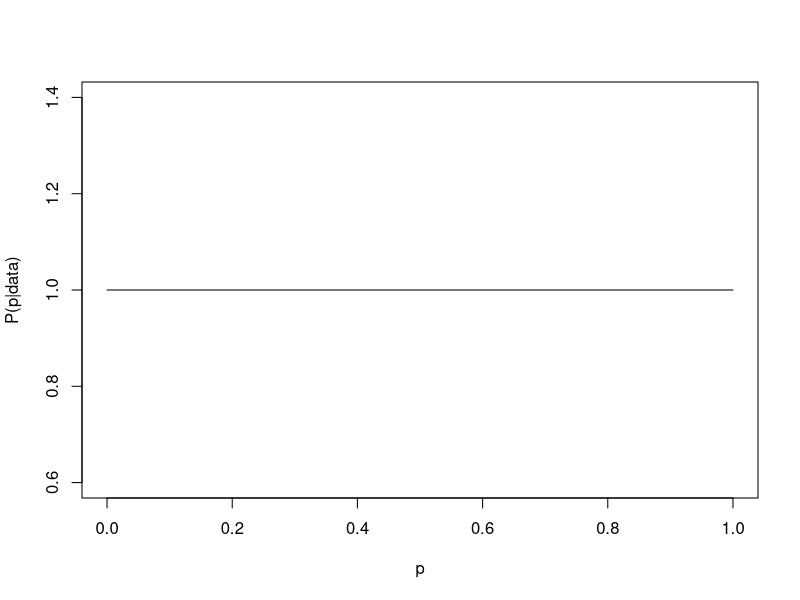
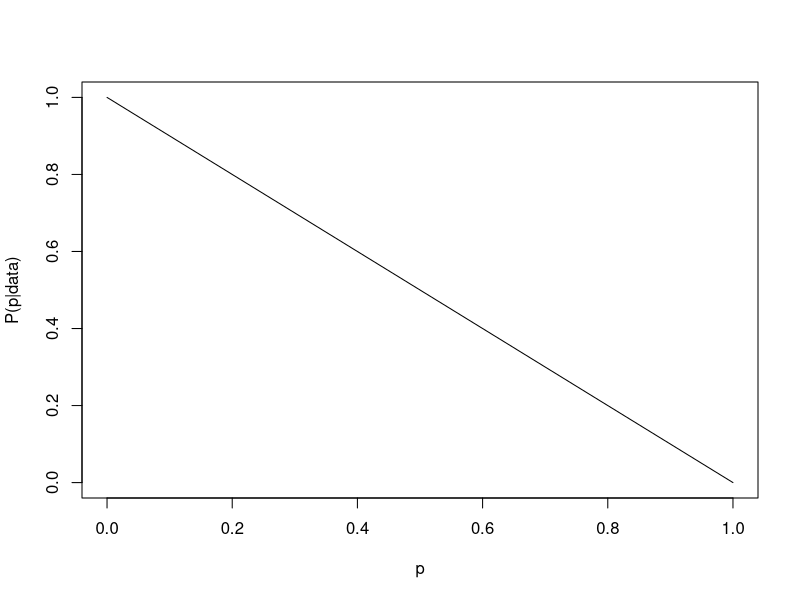
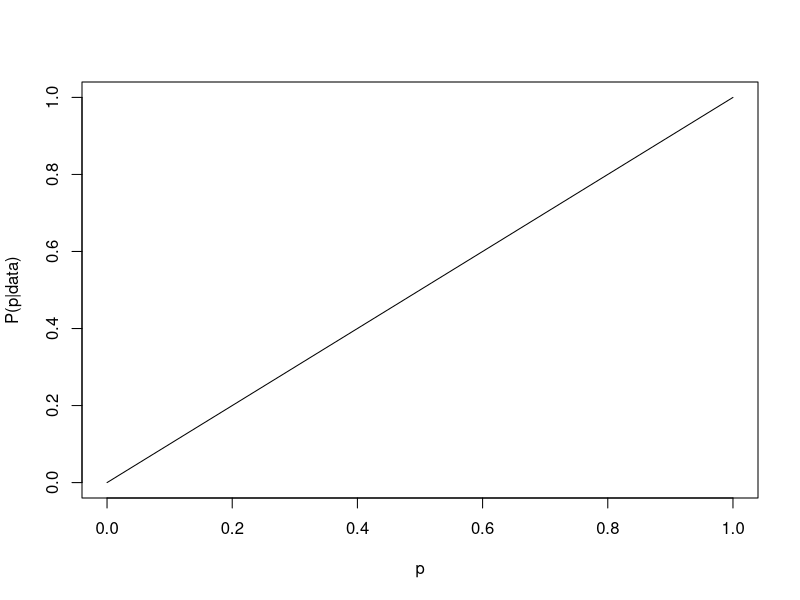
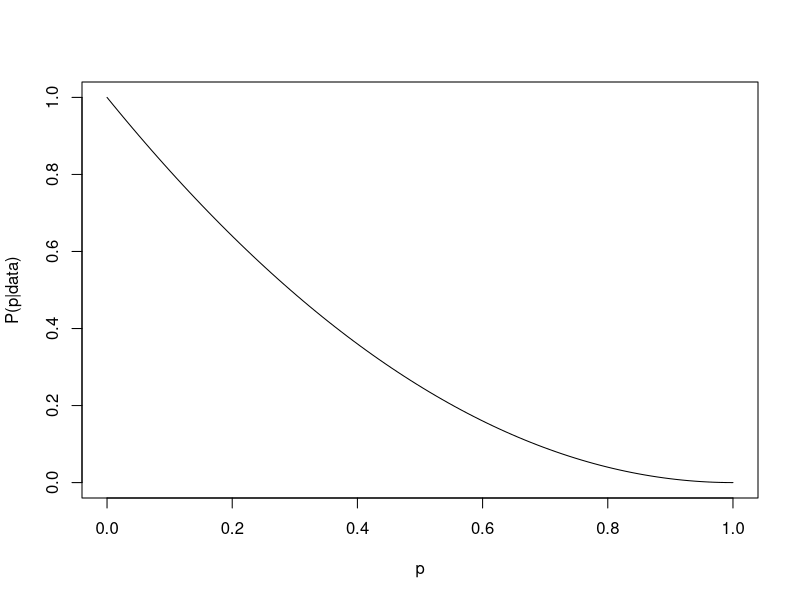
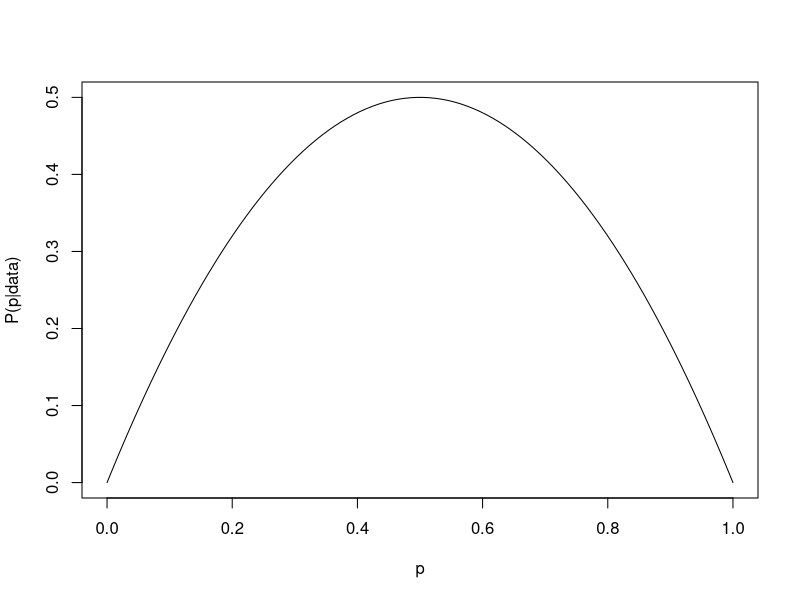
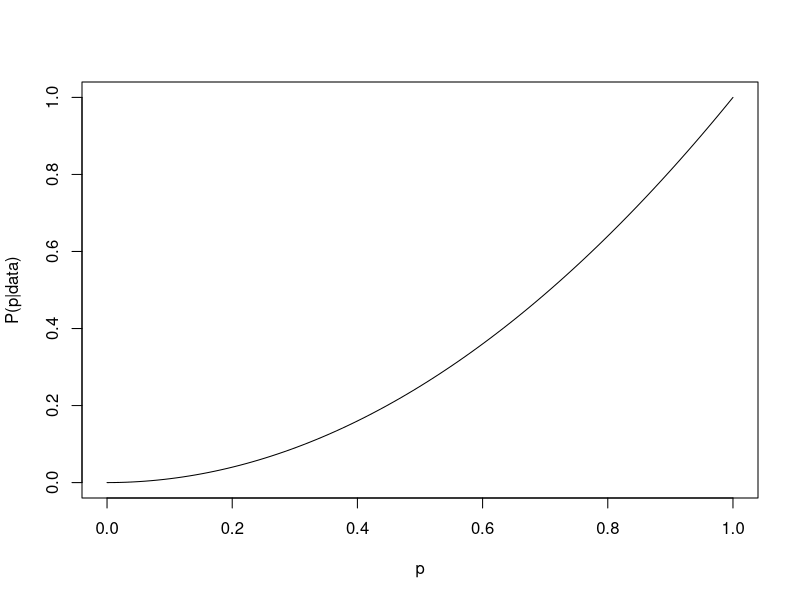
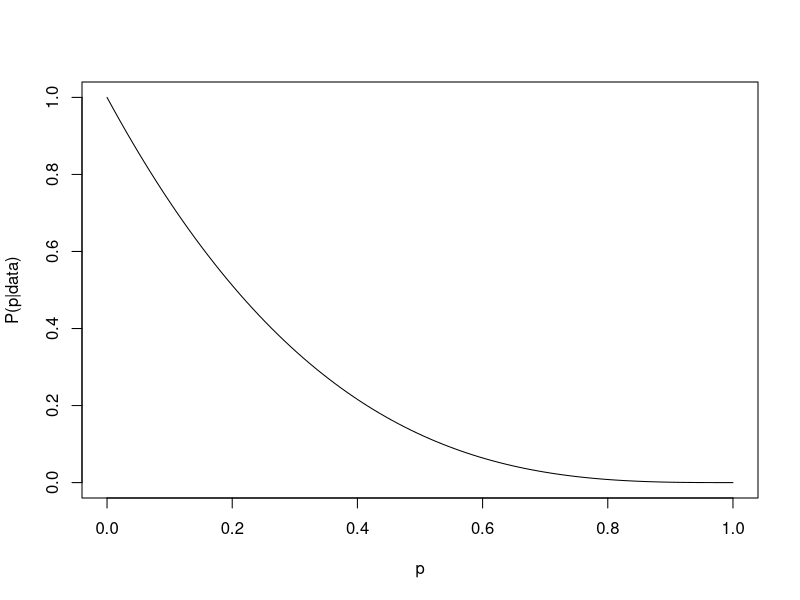
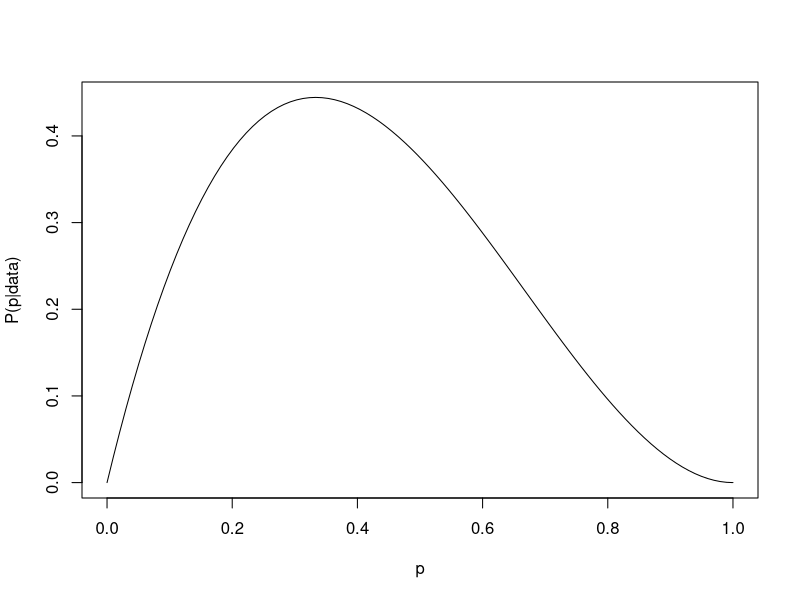

Here is the R script that generated these plots, in order: (Note: this script raises an error after producing the figures.)
# This will fit a binomial distribution to a given number of trials and
# successes, and plot the fit. The intent is to give an idea of how the
# distribution successively narrows as more data is supplied. This is
# based on a demonstration in Chap. 2 of Statistical Rethinking by 
# McElreath


n_steps <- 100
binom_p <- seq(from=0, to=1, length.out=n_steps)

# Fit a binomial distribution to the given number of trials and
# successes and plot it, dropping the plot in a folder named
# binomial_experiment_plots
binomial_fit <- function(trials, successes) {
   binom_L <- dbinom(successes, size = trials, prob = binom_p)
   jpeg(file=paste0("binomial_experiment_plots/Binomial_fit_", trials, "_", successes, ".jpg"))
   plot(binom_p, binom_L, type="l", xlab="p", ylab="P(p|data)", xlim = c(0,1))
   dev.off()
}

# Fit each possible number of successes given a number of trials
binomial_fits_by_trials <- function(trials) {
   for (i in 0:trials) {
      binomial_fit(trials, i)
   }
}

# Fit each possible number of successes for a number of trials below a
# maximum
binomial_fits_below_trials <- function(max_trials) {
   for (trials in 0:max_trials) {
      binomial_fits_by_trials(trials)
   }
}

trials <- 10
binomial_fits_below_trials(trials)
